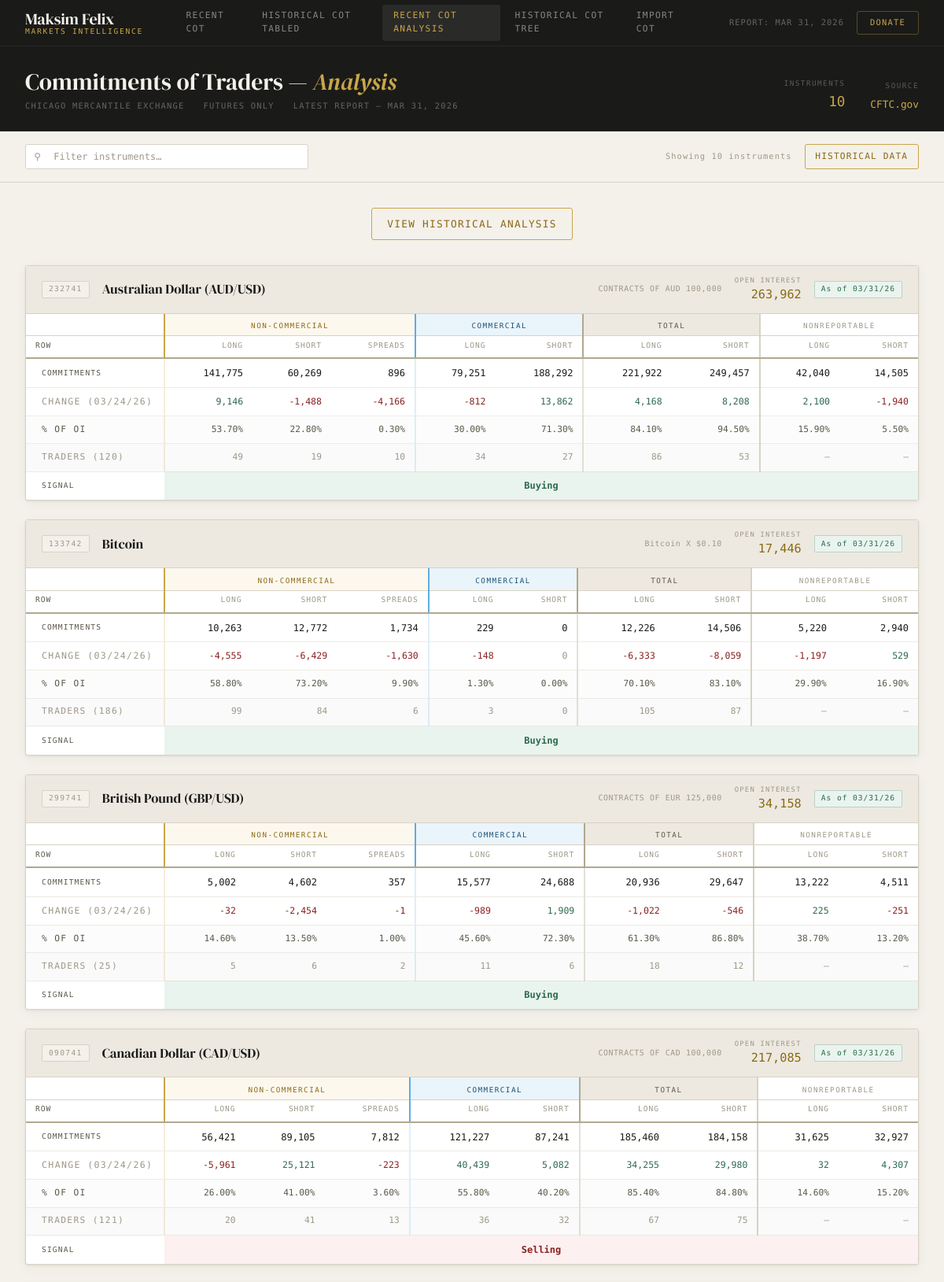
Page /analysis/ (upper part) on the committed database.
### Handle_Raw_COT/models.py (models this page shows, shortened)
class CotReport(models.Model):
    name         = models.CharField(
        max_length=64,
        choices=INSTRUMENT_CHOICES,
        db_index=True,
    )
    code         = models.CharField(
        max_length=20,
        blank=True,
        help_text="CFTC instrument code, e.g. 099741",
    )
    asset_class  = models.CharField(
        max_length=10,
        choices=ASSET_CLASS_CHOICES,
        blank=True,
        db_index=True,
    )
    contract_spec = models.CharField(
        max_length=128,
        blank=True,
        help_text="e.g. CONTRACTS OF EUR 125,000",
    )
    as_of_date   = models.DateField(
        db_index=True,
        help_text="CFTC report date (Tuesday of the reporting week)",
    )
    prev_date    = models.DateField(
        null=True, blank=True,
        help_text="Prior week date used for change calculations",
    )
    source_file  = models.CharField(
        max_length=128,
        blank=True,
        help_text="Original filename, e.g. deacmesf.htm",
    )
    import_log   = models.ForeignKey(
        ImportLog,
        null=True, blank=True,
        on_delete=models.SET_NULL,
        related_name="reports",
        help_text="The upload session that created/updated this row",
    )
    open_interest = models.BigIntegerField(default=0)
    oi_change     = models.BigIntegerField(
        default=0,
        help_text="Change in open interest from prior week (signed)",
    )
    nc_long    = models.BigIntegerField(default=0)
    nc_short   = models.BigIntegerField(default=0)
    nc_spreads = models.BigIntegerField(default=0)
    comm_long  = models.BigIntegerField(default=0)
    comm_short = models.BigIntegerField(default=0)
    total_long  = models.BigIntegerField(default=0)
    total_short = models.BigIntegerField(default=0)
    nr_long  = models.BigIntegerField(default=0)
    nr_short = models.BigIntegerField(default=0)
    chg_nc_long    = models.BigIntegerField(default=0)
    chg_nc_short   = models.BigIntegerField(default=0)
    chg_nc_spreads = models.BigIntegerField(default=0)
    chg_comm_long  = models.BigIntegerField(default=0)
    chg_comm_short = models.BigIntegerField(default=0)
    chg_total_long  = models.BigIntegerField(default=0)
    chg_total_short = models.BigIntegerField(default=0)
    chg_nr_long  = models.BigIntegerField(default=0)
    chg_nr_short = models.BigIntegerField(default=0)
    pct_nc_long    = models.DecimalField(max_digits=6, decimal_places=2, default=0)
    pct_nc_short   = models.DecimalField(max_digits=6, decimal_places=2, default=0)
    pct_nc_spreads = models.DecimalField(max_digits=6, decimal_places=2, default=0)
    pct_comm_long  = models.DecimalField(max_digits=6, decimal_places=2, default=0)
    pct_comm_short = models.DecimalField(max_digits=6, decimal_places=2, default=0)
    pct_total_long  = models.DecimalField(max_digits=6, decimal_places=2, default=0)
    pct_total_short = models.DecimalField(max_digits=6, decimal_places=2, default=0)
    pct_nr_long  = models.DecimalField(max_digits=6, decimal_places=2, default=0)
    pct_nr_short = models.DecimalField(max_digits=6, decimal_places=2, default=0)
    traders_total = models.PositiveIntegerField(default=0)
    trd_nc_long    = models.PositiveIntegerField(default=0)
    trd_nc_short   = models.PositiveIntegerField(default=0)
    trd_nc_spreads = models.PositiveIntegerField(default=0)
    trd_comm_long  = models.PositiveIntegerField(default=0)
    trd_comm_short = models.PositiveIntegerField(default=0)
    trd_total_long  = models.PositiveIntegerField(default=0)
    trd_total_short = models.PositiveIntegerField(default=0)
    created_at = models.DateTimeField(auto_now_add=True)
    updated_at = models.DateTimeField(auto_now=True)
    class Meta:
        constraints = [
            models.UniqueConstraint(
                fields=["name", "as_of_date"],
                name="unique_instrument_per_week",
            )
        ]
        ordering = ["-as_of_date", "name"]
        indexes = [
            models.Index(fields=["name", "as_of_date"]),    # primary lookup
            models.Index(fields=["as_of_date"]),             # all instruments for a week
            models.Index(fields=["asset_class", "as_of_date"]),  # filter by asset class
            models.Index(fields=["name", "-as_of_date"]),   # history for one instrument
        ]
        verbose_name = "COT Report"
        verbose_name_plural = "COT Reports"

### Display_Data/views.py (the view)
# urls.py: path('analysis/', views.analysis, name='analysis'),
def analysis(request):
    latest_date = CotReport.objects.order_by('-as_of_date').values_list('as_of_date', flat=True).first()
    if latest_date:
        reports = CotReport.objects.filter(as_of_date=latest_date).order_by('name')
    else:
        reports = CotReport.objects.none()
    for report in reports:
        if report.asset_class == 'forex':
            if report.nc_long > report.nc_short and report.comm_short > report.comm_long:
                report.signal = 'Buying'
                report.signal_color = 'green'
            elif report.nc_short > report.nc_long and report.comm_long > report.comm_short:
                report.signal = 'Selling'
                report.signal_color = 'red'
            else:
                report.signal = 'Confused'
                report.signal_color = 'orange'
        elif report.asset_class in ['metal', 'crypto']:
            if report.comm_long > report.comm_short and report.nc_short > report.nc_long:
                report.signal = 'Buying'
                report.signal_color = 'green'
            elif report.comm_short > report.comm_long and report.nc_long > report.nc_short:
                report.signal = 'Selling'
                report.signal_color = 'red'
            else:
                report.signal = 'Confused'
                report.signal_color = 'orange'
        else:
            report.signal = 'Confused'
            report.signal_color = 'orange'
    buying = [report.get_name_display() for report in reports if report.signal == 'Buying']
    confused = [report.get_name_display() for report in reports if report.signal == 'Confused']
    selling = [report.get_name_display() for report in reports if report.signal == 'Selling']
    all_dates = CotReport.objects.order_by('-as_of_date').values_list('as_of_date', flat=True).distinct()
    nav_items = get_nav_items()
    return render(request, 'Display/analysis.html', {
        'reports': reports,
        'instruments_count': reports.count(),
        'latest_date': latest_date,
        'all_dates': all_dates,
        'buying': buying,
        'confused': confused,
        'selling': selling,
        'nav_items': nav_items,
    })

### Display_Data/views.py (called while the page is built)
def get_nav_items():
    return [
        {'url': '/', 'label': 'Recent COT'},
        {'url': '/dates/', 'label': 'Historical COT Tabled'},
        {'url': '/analysis/', 'label': 'Recent COT Analysis'},
        {'url': '/signals/', 'label': 'Historical COT Tree'},
        {'url': '/donate/', 'label': 'Import COT'},
    ]

### Templates/Display/analysis.html (shortened to what this page needs)
<!DOCTYPE html>
<html lang="en">
<head>
  {% load humanize %}
</head>
<body>
<header class="site-header">
  <div class="header-inner">
    <a href="/" class="logo">
      <span class="logo-name">Maksim Felix</span>
      <span class="logo-tag">Markets Intelligence</span>
    </a>
    <nav class="nav-primary">
      {% for item in nav_items %}
        <a href="{{ item.url }}" class="{% if request.path == item.url %}active{% elif item.url == '/signals/' and request.path == '/Historical_Data/historical/' %}active{% elif item.url == '/donate/' and request.path == '/Handle_Raw_COT/upload/' %}active{% endif %}">{{ item.label }}</a>
      {% endfor %}
    </nav>
    <div class="header-right">
      <span class="report-date">Report: {% if latest_date %}{{ latest_date|date:"M d, Y" }}{% else %}N/A{% endif %}</span>
      <a href="https://cliomaxin.github.io/maksimfelix/patreon.html" class="btn-contact">Donate</a>
    </div>
  </div>
</header>
<section class="page-hero">
  <div class="page-hero-inner">
    <div>
      <h1>Commitments of Traders — <em>Analysis</em></h1>
      <div class="hero-sub">
        <span>Chicago Mercantile Exchange</span>
        <span>Futures Only</span>
        <span>{% if is_historical %}Historical Report{% else %}Latest Report{% endif %} — {{ latest_date|date:"M d, Y" }}</span>
      </div>
    </div>
    <div class="hero-stats">
      <div class="hero-stat">
        <div class="hero-stat-label">Instruments</div>
        <div class="hero-stat-value">{{ instruments_count|default:0 }}</div>
      </div>
      <div class="hero-stat">
        <div class="hero-stat-label">Source</div>
        <div class="hero-stat-value" style="font-size:0.8rem;padding-top:4px;">CFTC.gov</div>
      </div>
    </div>
  </div>
</section>
<div class="toolbar">
  <div class="toolbar-search">
    <span class="toolbar-search-icon">&#9906;</span>
    <input type="text" id="searchInput" placeholder="Filter instruments…" autocomplete="off" />
  </div>
  <span class="toolbar-count" id="countLabel">Showing {{ instruments_count|default:0 }} instruments</span>
  <a href="/dates/" style="font-family: var(--font-mono); font-size: 0.7rem; letter-spacing: 0.1em; text-transform: uppercase; color: var(--gold); border: 1px solid var(--gold-light); padding: 0.4rem 0.8rem; border-radius: var(--radius); transition: all 0.15s; background: transparent;" onmouseover="this.style.background='var(--gold)'; this.style.color='var(--bg)'; this.style.borderColor='var(--gold)';" onmouseout="this.style.background='transparent'; this.style.color='var(--gold)'; this.style.borderColor='var(--gold-light)';">Historical Data</a>
</div>
<main class="page-body" id="mainContent">
  <div style="text-align: center; margin-bottom: 2rem;">
    <a href="{% url 'Display_Data:analysis_historical' %}" style="font-family: var(--font-mono); font-size: 0.8rem; letter-spacing: 0.1em; text-transform: uppercase; color: var(--gold); border: 1px solid var(--gold-light); padding: 0.6rem 1.2rem; border-radius: var(--radius); transition: all 0.15s; background: transparent; display: inline-block;" onmouseover="this.style.background='var(--gold)'; this.style.color='var(--bg)'; this.style.borderColor='var(--gold)';" onmouseout="this.style.background='transparent'; this.style.color='var(--gold)'; this.style.borderColor='var(--gold-light)';">View Historical Analysis</a>
  </div>
  {% for instrument in reports %}
  <div class="instrument-block" data-name="{{ instrument.name|lower }}" data-code="{{ instrument.code }}">
    <div class="instrument-header">
      <span class="instrument-code">{{ instrument.code }}</span>
      <span class="instrument-name">{{ instrument.get_name_display|default:instrument.name }}</span>
      <span class="instrument-spec">{{ instrument.contract_spec }}</span>
      <div class="instrument-oi">
        <span class="oi-label">Open Interest</span>
        <span class="oi-value">{{ instrument.open_interest|intcomma }}</span>
      </div>
      <span class="instrument-asof">As of {{ instrument.as_of_date|date:"m/d/y" }}</span>
    </div>
    <div class="cot-table-wrap">
      <table class="cot-table">
        <thead>
          <tr class="thead-groups">
            <th class="col-label"></th>
            <th class="col-nc" colspan="3">Non-Commercial</th>
            <th class="col-comm" colspan="2">Commercial</th>
            <th class="col-total" colspan="2">Total</th>
            <th class="col-nr" colspan="2">Nonreportable</th>
          </tr>
          <tr class="thead-cols">
            <th class="col-label-sub">Row</th>
            <th class="sep-nc">Long</th>
            <th>Short</th>
            <th>Spreads</th>
            <th class="sep-comm">Long</th>
            <th>Short</th>
            <th class="sep-total">Long</th>
            <th>Short</th>
            <th class="sep-nr">Long</th>
            <th>Short</th>
          </tr>
        </thead>
        <tbody>
          <tr class="row-commitments">
            <td class="row-label">Commitments</td>
            <td class="sep-nc">{{ instrument.nc_long|intcomma }}</td>
            <td>{{ instrument.nc_short|intcomma }}</td>
            <td>{{ instrument.nc_spreads|intcomma }}</td>
            <td class="sep-comm">{{ instrument.comm_long|intcomma }}</td>
            <td>{{ instrument.comm_short|intcomma }}</td>
            <td class="sep-total">{{ instrument.total_long|intcomma }}</td>
            <td>{{ instrument.total_short|intcomma }}</td>
            <td class="sep-nr">{{ instrument.nr_long|intcomma }}</td>
            <td>{{ instrument.nr_short|intcomma }}</td>
          </tr>
          <tr class="row-change">
            <td class="row-label">Change ({{ instrument.prev_date|date:"m/d/y" }})</td>
            <td class="sep-nc {% if instrument.chg_nc_long > 0 %}val-pos{% elif instrument.chg_nc_long < 0 %}val-neg{% else %}val-zero{% endif %}">{{ instrument.chg_nc_long|intcomma }}</td>
            <td class="{% if instrument.chg_nc_short > 0 %}val-pos{% elif instrument.chg_nc_short < 0 %}val-neg{% else %}val-zero{% endif %}">{{ instrument.chg_nc_short|intcomma }}</td>
            <td class="{% if instrument.chg_nc_spreads > 0 %}val-pos{% elif instrument.chg_nc_spreads < 0 %}val-neg{% else %}val-zero{% endif %}">{{ instrument.chg_nc_spreads|intcomma }}</td>
            <td class="sep-comm {% if instrument.chg_comm_long > 0 %}val-pos{% elif instrument.chg_comm_long < 0 %}val-neg{% else %}val-zero{% endif %}">{{ instrument.chg_comm_long|intcomma }}</td>
            <td class="{% if instrument.chg_comm_short > 0 %}val-pos{% elif instrument.chg_comm_short < 0 %}val-neg{% else %}val-zero{% endif %}">{{ instrument.chg_comm_short|intcomma }}</td>
            <td class="sep-total {% if instrument.chg_total_long > 0 %}val-pos{% elif instrument.chg_total_long < 0 %}val-neg{% else %}val-zero{% endif %}">{{ instrument.chg_total_long|intcomma }}</td>
            <td class="{% if instrument.chg_total_short > 0 %}val-pos{% elif instrument.chg_total_short < 0 %}val-neg{% else %}val-zero{% endif %}">{{ instrument.chg_total_short|intcomma }}</td>
            <td class="sep-nr {% if instrument.chg_nr_long > 0 %}val-pos{% elif instrument.chg_nr_long < 0 %}val-neg{% else %}val-zero{% endif %}">{{ instrument.chg_nr_long|intcomma }}</td>
            <td class="{% if instrument.chg_nr_short > 0 %}val-pos{% elif instrument.chg_nr_short < 0 %}val-neg{% else %}val-zero{% endif %}">{{ instrument.chg_nr_short|intcomma }}</td>
          </tr>
          <tr class="row-pct">
            <td class="row-label">% of OI</td>
            <td class="sep-nc">{{ instrument.pct_nc_long }}%</td>
            <td>{{ instrument.pct_nc_short }}%</td>
            <td>{{ instrument.pct_nc_spreads }}%</td>
            <td class="sep-comm">{{ instrument.pct_comm_long }}%</td>
            <td>{{ instrument.pct_comm_short }}%</td>
            <td class="sep-total">{{ instrument.pct_total_long }}%</td>
            <td>{{ instrument.pct_total_short }}%</td>
            <td class="sep-nr">{{ instrument.pct_nr_long }}%</td>
            <td>{{ instrument.pct_nr_short }}%</td>
          </tr>
          <tr class="row-traders">
            <td class="row-label">Traders ({{ instrument.traders_total }})</td>
            <td class="sep-nc">{{ instrument.trd_nc_long }}</td>
            <td>{{ instrument.trd_nc_short }}</td>
            <td>{{ instrument.trd_nc_spreads }}</td>
            <td class="sep-comm">{{ instrument.trd_comm_long }}</td>
            <td>{{ instrument.trd_comm_short }}</td>
            <td class="sep-total">{{ instrument.trd_total_long }}</td>
            <td>{{ instrument.trd_total_short }}</td>
            <td class="sep-nr">—</td>
            <td>—</td>
          </tr>
          <tr class="row-signal">
            <td class="row-label">Signal</td>
            <td colspan="9" style="text-align: center; background-color: {% if instrument.signal_color == 'green' %}#eaf4ef{% elif instrument.signal_color == 'red' %}#fdf0f0{% else %}#fff3cd{% endif %}; color: {% if instrument.signal_color == 'green' %}#2d6a4f{% elif instrument.signal_color == 'red' %}#8b2020{% else %}#856404{% endif %}; font-weight: bold;">{{ instrument.signal }}</td>
          </tr>
        </tbody>
      </table>
    </div>
  </div>
  {% empty %}
    <div class="no-data">No instrument reports available yet.</div>
  {% endfor %}
</main>
</body>
</html>

### rows in the picture
CotReport: code "232741", name "Australian Dollar (AUD/USD)", contract_spec "CONTRACTS OF AUD 100,000", open_interest "263,962", as_of_date "03/31/26", nc_long "141,775", nc_short "60,269", nc_spreads "896", comm_long "79,251", comm_short "188,292", total_long "221,922", total_short "249,457", nr_long "42,040", nr_short "14,505", prev_date "03/24/26", chg_nc_long "9,146", chg_nc_short "-1,488", chg_nc_spreads "-4,166", chg_comm_long "-812", chg_comm_short "13,862", chg_total_long "4,168", chg_total_short "8,208", chg_nr_long "2,100", chg_nr_short "-1,940", pct_nc_long "53.70", pct_nc_short "22.80", pct_nc_spreads "0.30", pct_comm_long "30.00", pct_comm_short "71.30", pct_total_long "84.10", pct_total_short "94.50", pct_nr_long "15.90", pct_nr_short "5.50", traders_total "120", trd_nc_long "49", trd_nc_short "19", trd_nc_spreads "10", trd_comm_long "34", trd_comm_short "27", trd_total_long "86", trd_total_short "53", signal "Buying"
CotReport: code "133742", name "Bitcoin", contract_spec "Bitcoin X $0.10", open_interest "17,446", as_of_date "03/31/26", nc_long "10,263", nc_short "12,772", nc_spreads "1,734", comm_long "229", comm_short "0", total_long "12,226", total_short "14,506", nr_long "5,220", nr_short "2,940", prev_date "03/24/26", chg_nc_long "-4,555", chg_nc_short "-6,429", chg_nc_spreads "-1,630", chg_comm_long "-148", chg_comm_short "0", chg_total_long "-6,333", chg_total_short "-8,059", chg_nr_long "-1,197", chg_nr_short "529", pct_nc_long "58.80", pct_nc_short "73.20", pct_nc_spreads "9.90", pct_comm_long "1.30", pct_comm_short "0.00", pct_total_long "70.10", pct_total_short "83.10", pct_nr_long "29.90", pct_nr_short "16.90", traders_total "186", trd_nc_long "99", trd_nc_short "84", trd_nc_spreads "6", trd_comm_long "3", trd_comm_short "0", trd_total_long "105", trd_total_short "87", signal "Buying"
CotReport: code "299741", name "British Pound (GBP/USD)", contract_spec "CONTRACTS OF EUR 125,000", open_interest "34,158", as_of_date "03/31/26", nc_long "5,002", nc_short "4,602", nc_spreads "357", comm_long "15,577", comm_short "24,688", total_long "20,936", total_short "29,647", nr_long "13,222", nr_short "4,511", prev_date "03/24/26", chg_nc_long "-32", chg_nc_short "-2,454", chg_nc_spreads "-1", chg_comm_long "-989", chg_comm_short "1,909", chg_total_long "-1,022", chg_total_short "-546", chg_nr_long "225", chg_nr_short "-251", pct_nc_long "14.60", pct_nc_short "13.50", pct_nc_spreads "1.00", pct_comm_long "45.60", pct_comm_short "72.30", pct_total_long "61.30", pct_total_short "86.80", pct_nr_long "38.70", pct_nr_short "13.20", traders_total "25", trd_nc_long "5", trd_nc_short "6", trd_nc_spreads "2", trd_comm_long "11", trd_comm_short "6", trd_total_long "18", trd_total_short "12", signal "Buying"
CotReport: code "090741", name "Canadian Dollar (CAD/USD)", contract_spec "CONTRACTS OF CAD 100,000", open_interest "217,085", as_of_date "03/31/26", nc_long "56,421", nc_short "89,105", nc_spreads "7,812", comm_long "121,227", comm_short "87,241", total_long "185,460", total_short "184,158", nr_long "31,625", nr_short "32,927", prev_date "03/24/26", chg_nc_long "-5,961", chg_nc_short "25,121", chg_nc_spreads "-223", chg_comm_long "40,439", chg_comm_short "5,082", chg_total_long "34,255", chg_total_short "29,980", chg_nr_long "32", chg_nr_short "4,307", pct_nc_long "26.00", pct_nc_short "41.00", pct_nc_spreads "3.60", pct_comm_long "55.80", pct_comm_short "40.20", pct_total_long "85.40", pct_total_short "84.80", pct_nr_long "14.60", pct_nr_short "15.20", traders_total "121", trd_nc_long "20", trd_nc_short "41", trd_nc_spreads "13", trd_comm_long "36", trd_comm_short "32", trd_total_long "67", trd_total_short "75", signal "Selling"

### other values in the picture
{{ item.label }} "RECENT COT" "HISTORICAL COT TABLED" "RECENT COT ANALYSIS" "HISTORICAL COT TREE" "IMPORT COT"
{{ latest_date|date:"M d, Y" }} "MAR 31, 2026"
{{ instruments_count|default:0 }} "10"
